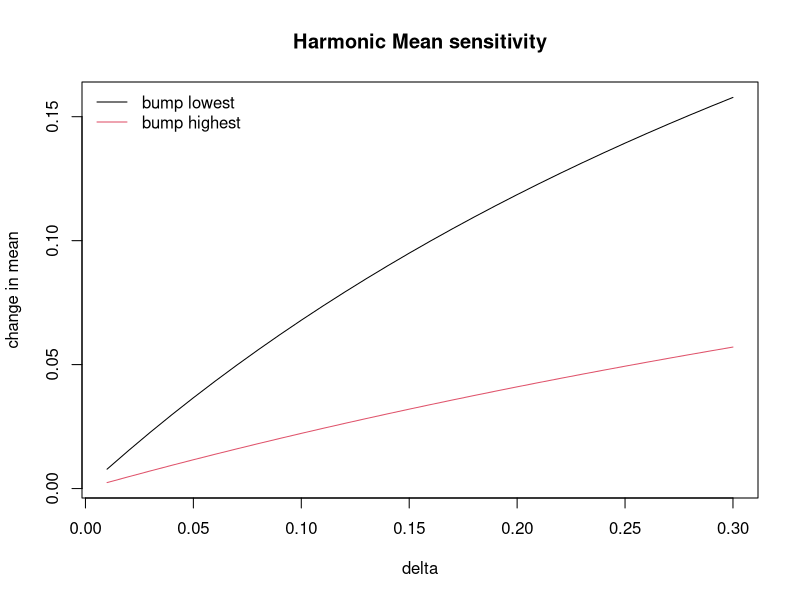
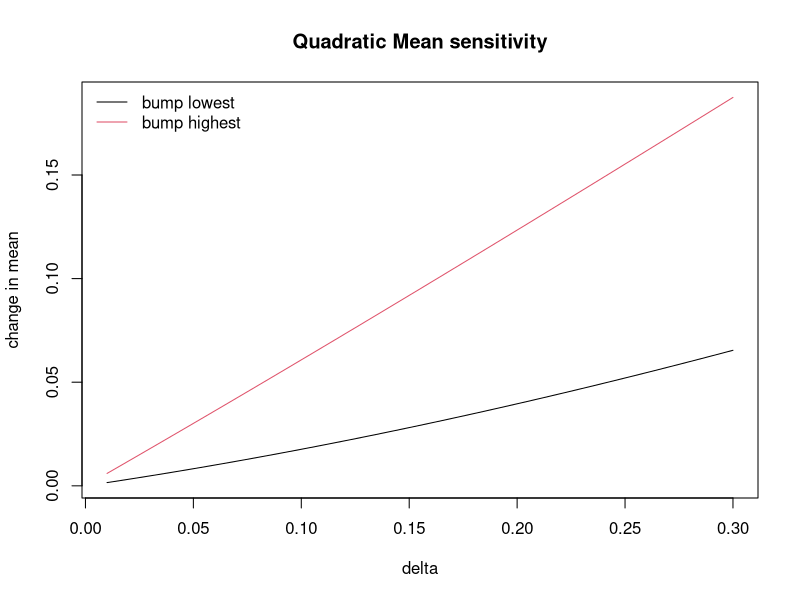

Generate these figures, in order, with R:
## Weighted Power Mean (general) 
weighted_power_mean <- function(x, w, p) {
  stopifnot(length(x) == length(w),
            all(x > 0),              # required for p<=0 cases
            all(w >= 0), sum(w) > 0)
  w <- w / sum(w)                    # ensure weights sum to 1
  
  if (isTRUE(all.equal(p, 0))) {
    # Geometric mean (special case)
    return(exp(sum(w * log(x))))
  } else {
    return( (sum(w * (x ^ p)))^(1/p) )
  }
}

## wrappers
harmonic_mean_w <- function(x, w) weighted_power_mean(x, w, p = -1)
quadratic_mean_w <- function(x, w) weighted_power_mean(x, w, p = 2)


bump <- function(x, i, delta) {
  x2 <- x
  x2[i] <- x2[i] + delta
  x2
}

run_experiment <- function(x, w, delta = 0.10) {
  low_i  <- which.min(x)
  high_i <- which.max(x)
  
  base_hm <- harmonic_mean_w(x, w)
  base_qm <- quadratic_mean_w(x, w)
  
  # Increase the lowest entry
  x_low  <- bump(x, low_i,  delta)
  hm_low <- harmonic_mean_w(x_low, w)
  qm_low <- quadratic_mean_w(x_low, w)
  
  # Increase the highest entry
  x_high  <- bump(x, high_i, delta)
  hm_high <- harmonic_mean_w(x_high, w)
  qm_high <- quadratic_mean_w(x_high, w)
  
  out <- data.frame(
    mean_type = c("Harmonic (p=-1)", "Harmonic (p=-1)", "Quadratic (p=2)", "Quadratic (p=2)"),
    which_bumped = c("lowest +delta", "highest +delta", "lowest +delta", "highest +delta"),
    baseline = c(base_hm, base_hm, base_qm, base_qm),
    new_value = c(hm_low, hm_high, qm_low, qm_high)
  )
  out$change <- out$new_value - out$baseline
  rownames(out) <- NULL
  return(out)
}

## sample inputs
w <- c(0.5, 0.2, 0.3)   # weights (will be normalized)
x <- c(0.7, 0.6, 0.3)   # feature values (positive)

## Single-shot check with delta = 0.10
res <- run_experiment(x, w, delta = 0.10)
print(res)

## - For Harmonic Mean (p < 1): bumping the LOW value increases the mean more
##   than bumping the HIGH value - “more affected by low inputs”.
## - For Quadratic Mean (p > 1): bumping the HIGH value increases the mean more
##   than bumping the LOW value - “more affected by high inputs”.

## sweep over multiple deltas and summarize
sweep_deltas <- function(x, w, deltas = seq(0.01, 0.30, by = 0.01)) {
  low_i  <- which.min(x)
  high_i <- which.max(x)
  base_hm <- harmonic_mean_w(x, w)
  base_qm <- quadratic_mean_w(x, w)
  
  collect <- lapply(deltas, function(d) {
    hm_low  <- harmonic_mean_w(bump(x, low_i,  d), w)
    hm_high <- harmonic_mean_w(bump(x, high_i, d), w)
    qm_low  <- quadratic_mean_w(bump(x, low_i,  d), w)
    qm_high <- quadratic_mean_w(bump(x, high_i, d), w)
    
    data.frame(
      delta = d,
      HM_change_low  = hm_low  - base_hm,
      HM_change_high = hm_high - base_hm,
      QM_change_low  = qm_low  - base_qm,
      QM_change_high = qm_high - base_qm
    )
  })
  do.call(rbind, collect)
}

sweep_res <- sweep_deltas(x, w)
print(head(sweep_res, 5))

## quick visual
matplot(
  sweep_res$delta,
  cbind(sweep_res$HM_change_low, sweep_res$HM_change_high),
  type = "l", lty = 1, xlab = "delta", ylab = "change in mean",
  main = "Harmonic Mean sensitivity"
)
legend("topleft", c("bump lowest", "bump highest"), lty = 1, col = 1:2, bty = "n")

matplot(
  sweep_res$delta,
  cbind(sweep_res$QM_change_low, sweep_res$QM_change_high),
  type = "l", lty = 1, xlab = "delta", ylab = "change in mean",
  main = "Quadratic Mean sensitivity"
)
legend("topleft", c("bump lowest", "bump highest"), lty = 1, col = 1:2, bty = "n")
